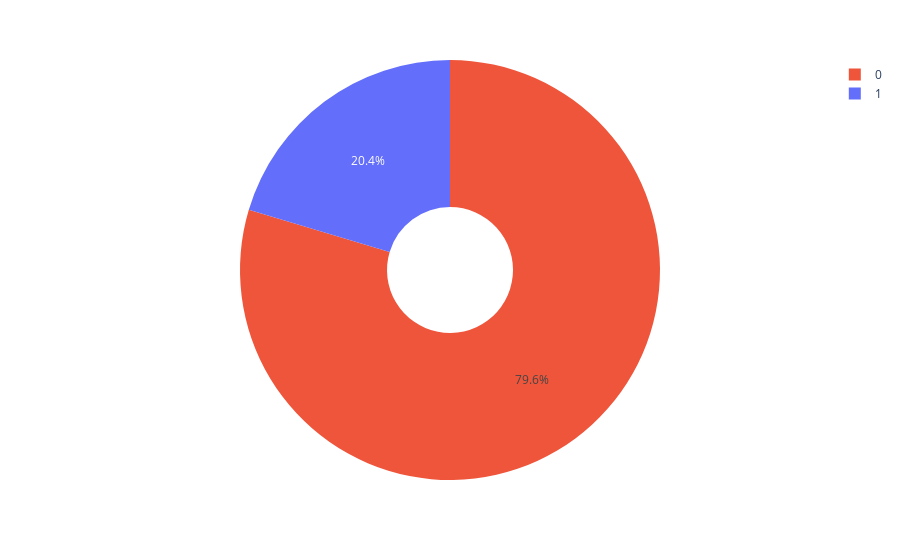

Notebook code for this chart:
### Code cell
fig = px.pie(df, "churn", color='churn', hole=.3)
fig.show()

### Figure 1 — Plotly figure (JSON) as saved in the notebook; plotly's stock layout.template omitted (floating-point values rounded to 4 significant figures; data arrays with more than 128 entries replaced by an {"elided": "..."} marker saying what was removed)
{"data": [{"customdata": {"elided": "10000x1 int values"}, "domain": {"x": [0, 1], "y": [0, 1]}, "hole": 0.3, "hovertemplate": "churn=%{customdata[0]}<extra></extra>", "labels": {"elided": "10000 int values"}, "legendgroup": "", "marker": {"colors": {"elided": "10000 str values"}}, "name": "", "showlegend": true, "type": "pie"}], "layout": {"legend": {"tracegroupgap": 0}, "margin": {"t": 60}}}
